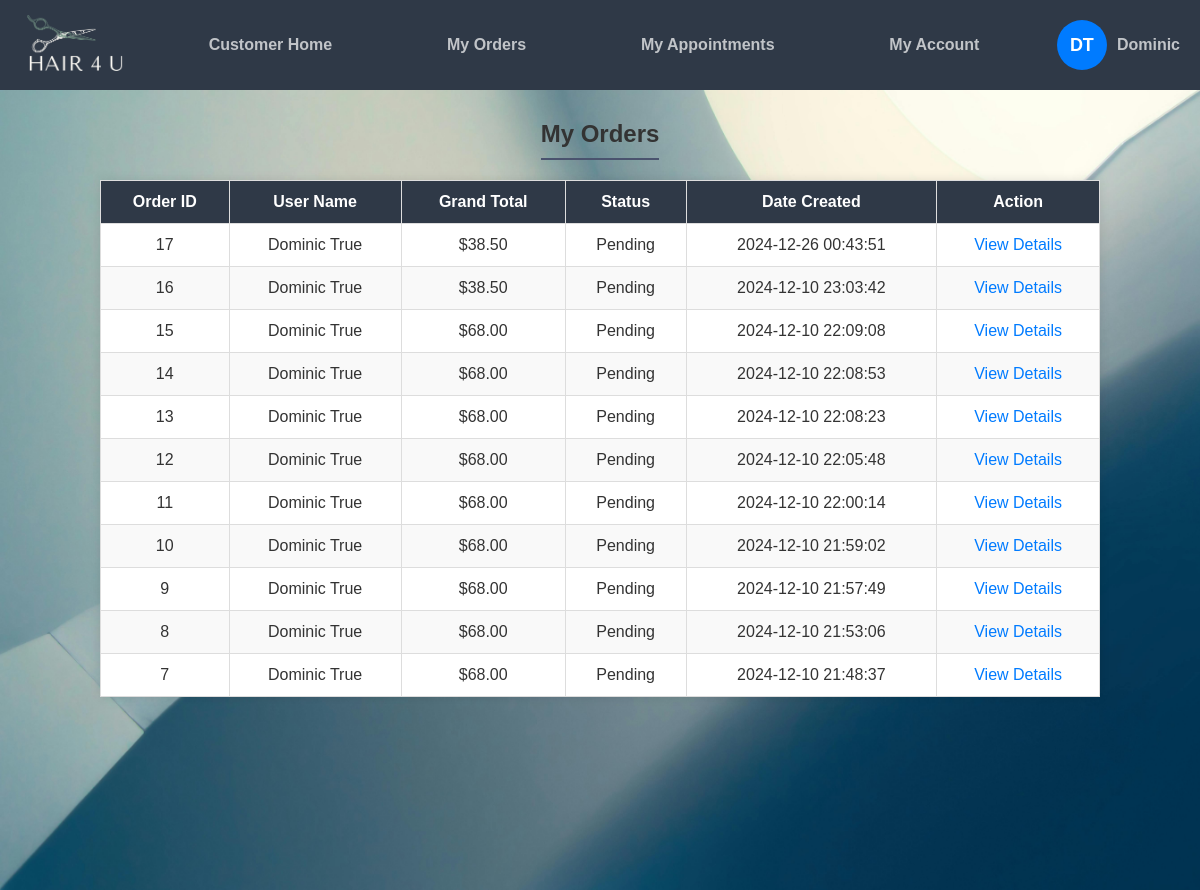
/cms/orders.php (signed in), run on the app's committed database.
### tables this page shows
CREATE TABLE `business_logo` (
  `id` int(11) NOT NULL,
  `logo_path` varchar(255) NOT NULL
);

CREATE TABLE `orders` (
  `order_id` int(11) NOT NULL,
  `user_id` int(11) NOT NULL,
  `grand_total` decimal(10,2) NOT NULL,
  `status` enum('Pending','Completed') NOT NULL DEFAULT 'Pending',
  `created_at` timestamp NOT NULL DEFAULT current_timestamp()
);

CREATE TABLE `accounts` (
  `id` int(11) NOT NULL,
  `firstname` varchar(50) NOT NULL,
  `lastname` varchar(100) NOT NULL,
  `username` varchar(50) NOT NULL,
  `password` varchar(255) NOT NULL,
  `email` varchar(100) NOT NULL,
  `phone` varchar(20) NOT NULL,
  `ad_1` varchar(50) NOT NULL,
  `activation_code` varchar(50) DEFAULT '',
  `role` enum('admin','customer') NOT NULL DEFAULT 'customer',
  `reset_token` varchar(255) DEFAULT NULL,
  `reset_token_expiry` datetime DEFAULT NULL
);

### cms/orders.php (the view, shortened to what this page needs)
<?php
include 'setup.php';
$role = $_SESSION['role'];
$accountId = $_SESSION['user_id'];
if ($role === 'admin') {
    $query = "SELECT orders.*, accounts.firstname, accounts.lastname
              FROM orders
              JOIN accounts ON orders.user_id = accounts.id
              ORDER BY orders.created_at DESC";
    $stmt = $conn->prepare($query);
} else {
    $query = "SELECT orders.*, accounts.firstname, accounts.lastname
              FROM orders
              JOIN accounts ON orders.user_id = accounts.id
              WHERE accounts.id = ?
              ORDER BY orders.created_at DESC";
    $stmt = $conn->prepare($query);
    $stmt->bind_param("i", $accountId);
}
$stmt->execute();
$result = $stmt->get_result();
?>
<!DOCTYPE html>
<html>
<head>
    <link href="css/style.css" rel="stylesheet" type="text/css">
    <link href="css/admin.css" rel="stylesheet" type="text/css">
    <link rel="stylesheet" href="https://cdnjs.cloudflare.com/ajax/libs/font-awesome/6.0.0-beta3/css/all.min.css">
</head>
<body>
<?php
if ($role === 'admin') {
    include 'admin_navbar.php';
} else {
    include 'customer_navbar.php';
}
?>
<div class="content">
    <h2><?php echo ($role === 'admin') ? "All Orders" : "My Orders"; ?></h2>
    <table class="order-list">
        <thead>
            <tr>
                <th>Order ID</th>
                <th>User Name</th>
                <th>Grand Total</th>
                <th>Status</th>
                <th>Date Created</th>
                <th>Action</th>
            </tr>
        </thead>
        <tbody>
            <?php
            if ($result->num_rows > 0) {
                while ($row = $result->fetch_assoc()) {
                    echo "<tr>";
                    echo "<td>" . $row['order_id'] . "</td>";
                    echo "<td>" . htmlspecialchars($row['firstname'], ENT_QUOTES) . " " . htmlspecialchars($row['lastname'], ENT_QUOTES) . "</td>";
                    echo "<td>$" . $row['grand_total'] . "</td>";
                    echo "<td>" . $row['status'] . "</td>";
                    echo "<td>" . $row['created_at'] . "</td>";
                    echo "<td><a href='order_details.php?order_id=" . $row['order_id'] . "'>View Details</a></td>";
                    echo "</tr>";
                }
            } else {
                echo "<tr><td colspan='6'>No orders found</td></tr>";
            }
            ?>
        </tbody>
    </table>
</div>
</body>
</html>

### cms/customer_navbar.php (shortened to what this page needs)
<?php
include 'setup.php';
if (isset($_SESSION['user_details']) && isset($_SESSION['user_details']['account_id'])) {
    $firstName = htmlspecialchars($_SESSION['user_details']['firstname'], ENT_QUOTES);
    $lastName = htmlspecialchars($_SESSION['user_details']['lastname'], ENT_QUOTES);
} else {
    $firstName = "User";
    $lastName = "";
    $accountId = null;
}
if (isset($firstName[0]) && isset($lastName[0])) {
    $initials = strtoupper($firstName[0] . $lastName[0]);
} else {
    $initials = "U";
}
$logoPath = 'path/to/default_logo.jpg';
$logoStmt = $pdo->prepare("SELECT logo_path FROM business_logo WHERE id = :id");
$logoStmt->execute(['id' => 2]);
$logoResult = $logoStmt->fetch(PDO::FETCH_ASSOC);
if ($logoResult && !empty($logoResult['logo_path'])) {
    $logoPath = $logoResult['logo_path'];
}
?>
<!DOCTYPE html>
<html>
<head>
    <link href="css/style.css" rel="stylesheet" type="text/css">
    <link href="css/customer.css" rel="stylesheet" type="text/css">
    <link rel="stylesheet" href="https://cdnjs.cloudflare.com/ajax/libs/font-awesome/6.0.0-beta3/css/all.min.css">
</head>
<body>
<nav class="navtop">
    <div class="logo">
        <a href="index.php">
            <img src="<?= $logoPath ?>" alt="Business Logo">
        </a>
    </div>
    <div class="links">
        <a href="customer.php">Customer Home</a>
        <a href="orders.php">My Orders</a>
        <a href="appointments.php">My Appointments</a>
        <a href="edit_account.php">My Account</a>
    </div>
    <div class="profile" id="profileMenu">
        <div class="profile-circle">
        <div class="initials"><?= $initials ?></div>
        </div>
        <span><?= $firstName ?></span>
    </div>
</nav>
</body>
</html>

### cms/css/style.css (style rules this page uses)
* { margin: 0; padding: 0; box-sizing: border-box; }
html, body { border: 0; margin: 0; padding: 0; width: 100%; height: 100%; }
body { overflow-x: hidden; }
.content { background-image: url('../img/homepage_bg.jpg'); background-size: cover; background-position: center; background-repeat: no-repeat; min-height: 100vh; display: flex; flex-direction: column; justify-content: flex-start; align-items: center; text-align: center; padding: 20px; }
body { font-family: 'Roboto', sans-serif; }
.profile { position: relative; display: flex; align-items: center; gap: 8px; cursor: pointer; }
.profile span { color: #333; font-size: 16px; font-weight: 500; }

### cms/css/admin.css (style rules this page uses)
body { font-family: Arial, sans-serif; margin: 0; padding: 0; box-sizing: border-box; height: 100vh; display: flex; flex-direction: column; background-color: #f4f4f9; }
.navtop { background-color: #2f3947; height: 90px; display: flex; align-items: center; justify-content: space-between; padding: 0 20px; color: #eaebed; flex-shrink: 0; }
.navtop .logo img { height: 70px; width: auto; }
.navtop .links { display: flex; flex: 1; justify-content: space-around; margin: 0 20px; }
.navtop .links a { color: #c1c4c8; text-decoration: none; font-weight: bold; padding: 0 15px; white-space: nowrap; }
.navtop .profile { display: flex; align-items: center; gap: 10px; }
.navtop .profile span { color: #c1c4c8; font-weight: bold; white-space: nowrap; }
.content { flex: 1; overflow-y: auto; background-image: url('../img/admin_bg.jpg'); background-size: cover; background-position: center; background-repeat: no-repeat; display: flex; flex-direction: column; padding-top: 0; margin-top: 0; justify-content: flex-start; align-items: center; text-align: center; color: #333; }
.content h2 { margin-top: 30px; border-bottom: 2px solid #4a536e; padding-bottom: 10px; }
.order-list { width: 90%; max-width: 1000px; border-collapse: collapse; margin: 20px auto; background-color: #ffffff; box-shadow: 0 0 10px rgba(0, 0, 0, 0.1); }
.order-list th, .order-list td { padding: 12px; text-align: left; border-bottom: 1px solid #ddd; }
.order-list th { background-color: #2f3947; color: white; text-align: center; font-weight: bold; }
.order-list td { text-align: center; }
.order-list td a { color: #007bff; text-decoration: none; }
table { width: 100%; border-collapse: collapse; }
th, td { border: 1px solid #ddd; padding: 8px; }
* { margin: 0; padding: 0; box-sizing: border-box; }
table th, table td { padding: 12px 15px; border: 1px solid #ddd; }
table th { background: #f4f4f4; color: #333; font-weight: bold; }
table tr:nth-child(even) { background: #f9f9f9; }

### data on the page
business_logo: logo_path (picture)
orders: order_id "17", user.firstname "Dominic", user.lastname "True", grand_total "38.50", status "Pending", created_at "2024-12-26 00:43:51"
orders: order_id "16", user.firstname "Dominic", user.lastname "True", grand_total "38.50", status "Pending", created_at "2024-12-10 23:03:42"
orders: order_id "15", user.firstname "Dominic", user.lastname "True", grand_total "68.00", status "Pending", created_at "2024-12-10 22:09:08"
orders: order_id "14", user.firstname "Dominic", user.lastname "True", grand_total "68.00", status "Pending", created_at "2024-12-10 22:08:53"
orders: order_id "13", user.firstname "Dominic", user.lastname "True", grand_total "68.00", status "Pending", created_at "2024-12-10 22:08:23"
orders: order_id "12", user.firstname "Dominic", user.lastname "True", grand_total "68.00", status "Pending", created_at "2024-12-10 22:05:48"
orders: order_id "11", user.firstname "Dominic", user.lastname "True", grand_total "68.00", status "Pending", created_at "2024-12-10 22:00:14"
orders: order_id "10", user.firstname "Dominic", user.lastname "True", grand_total "68.00", status "Pending", created_at "2024-12-10 21:59:02"
orders: order_id "9", user.firstname "Dominic", user.lastname "True", grand_total "68.00", status "Pending", created_at "2024-12-10 21:57:49"
orders: order_id "8", user.firstname "Dominic", user.lastname "True", grand_total "68.00", status "Pending", created_at "2024-12-10 21:53:06"
orders: order_id "7", user.firstname "Dominic", user.lastname "True", grand_total "68.00", status "Pending", created_at "2024-12-10 21:48:37"

### other printed values
$initials "DT"
$firstName "Dominic"
